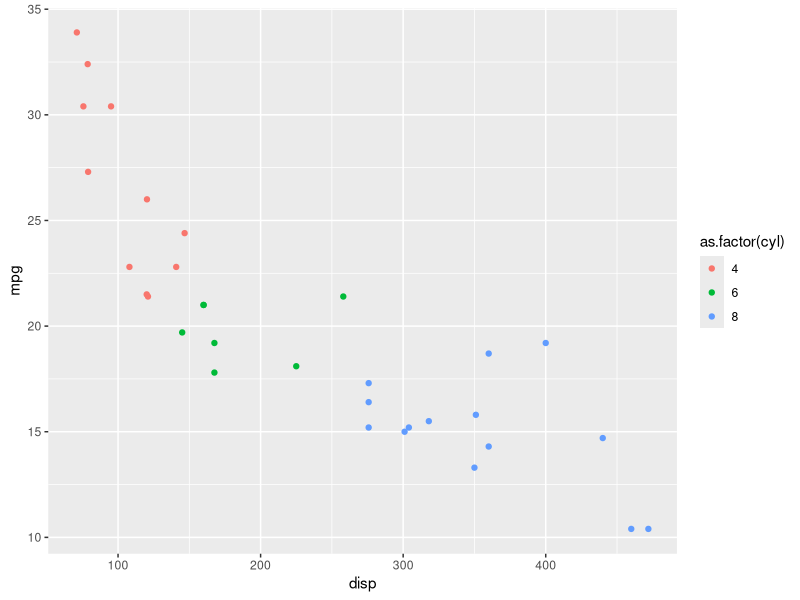
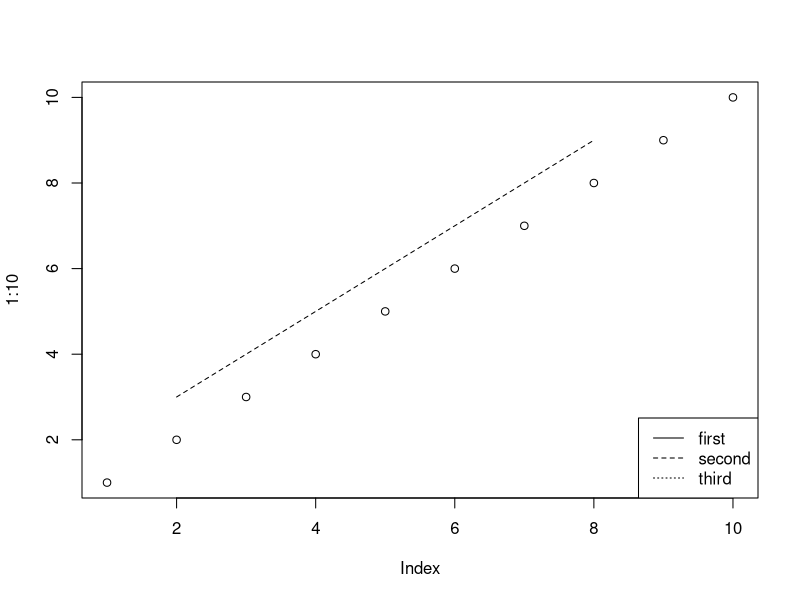

Write R code to recreate these figures, in order.
## ---- chunk 1
library(ggplot2)
## ---- chunk 2
g = ggplot(mtcars, mapping = aes(x = disp, y = mpg)) +
  geom_point(aes(color = as.factor(cyl)))
print(g)
## ---- chunk 3
plot(1:10)
lines(c(2, 8), c(3, 9), lty = 2)
legend("bottomright", legend = c("first", "second", "third"), lty = 1:3)
